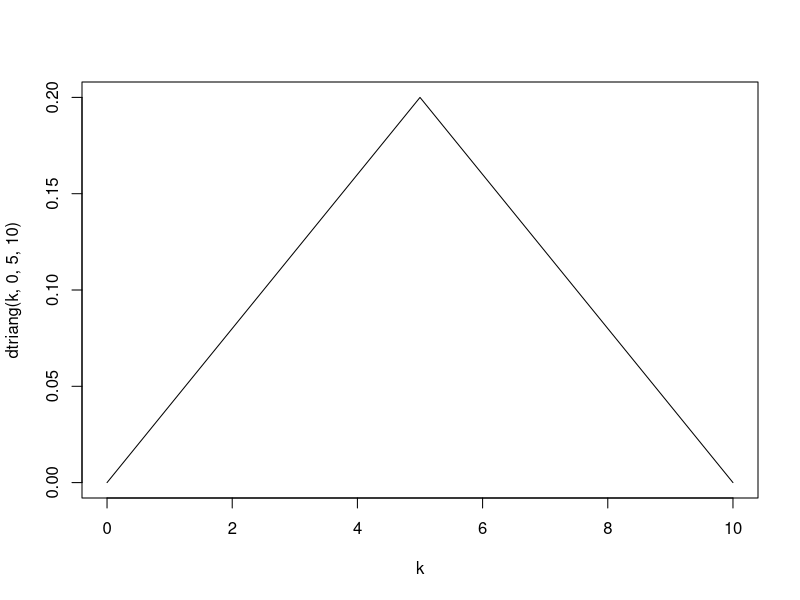
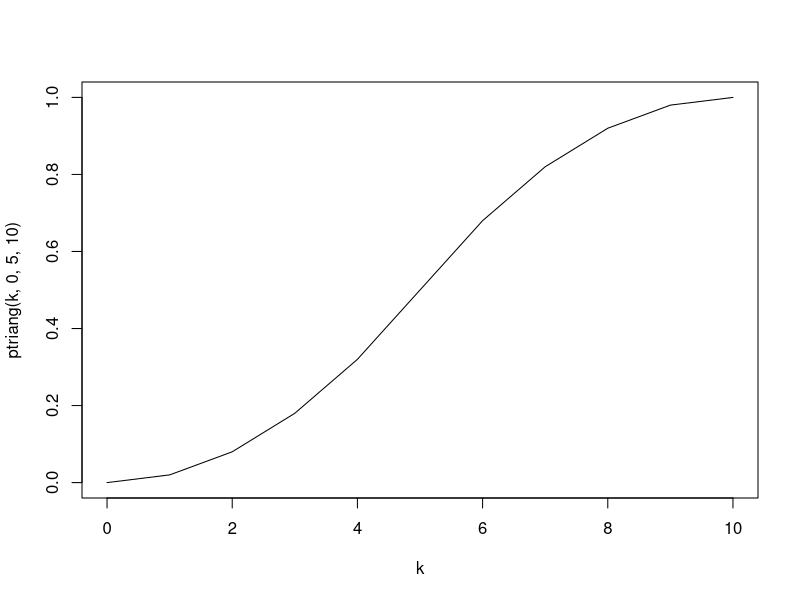
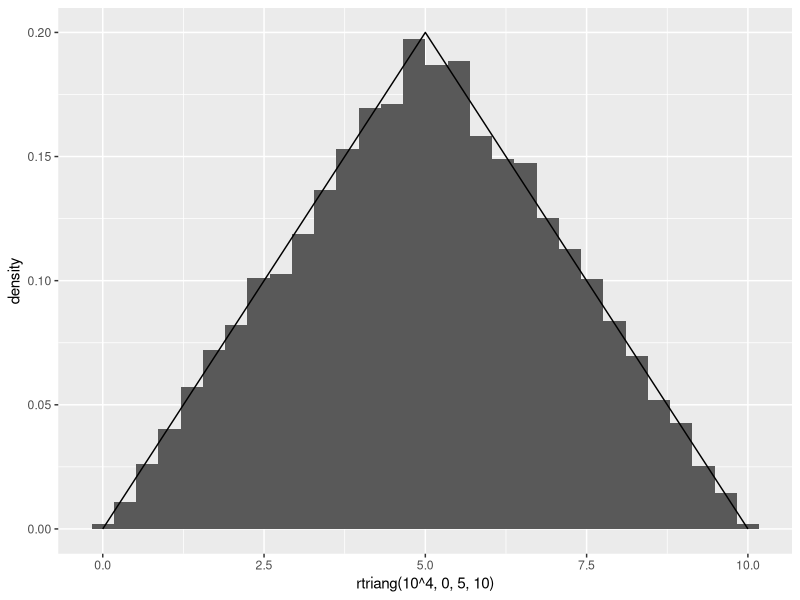

Reproduce these figures in R, in order.
library(ggplot2)

# 1)
# write the pdf
dtriang <- function(x, a, c, b){
	pdf <- ifelse(x < c, 2*(x - a) / ((b - a) * (c - a)), 2*(b - x) / ((b - a) * (b - c)))

	return(pdf)
}

k <- 0:10

plot(k, dtriang(k, 0, 5, 10), type="l")


# 2) function to generate random numbers
# cdf
ptriang <- function(x, a, c, b){
	val <- ifelse(x < c, ((x-a)^2)/((b-a)*(c-a)), (a*c - a*b - b*c + 2*b*x -(x^2))/((b-a)*(b-c)))

	return(val)
}

plot(k,ptriang(k, 0, 5, 10), type = "l")

# function that samples from the pdf using the inverse method
rtriang <- function(n, a, c, b){
	u <- runif(n)
	val <- ifelse(u < (c - a)/(b - a), a + sqrt(u * (b - a) * (c - a)), b - sqrt(b^2 - a * b - b * c + a * c - u * (b - a) * (b - c)))

	return(val)
}

# create the plot
df_line <- data.frame(k, dtriang(k, 0, 5, 10))
df_histo <- as.data.frame(rtriang(10^4, 0, 5, 10))

plot <- ggplot(df_histo, aes(x=rtriang(10^4, 0, 5, 10))) + geom_histogram(aes(y=after_stat(density))) + geom_line(df_line, mapping=aes(x = k, y = dtriang(k, 0, 5, 10)))
plot









